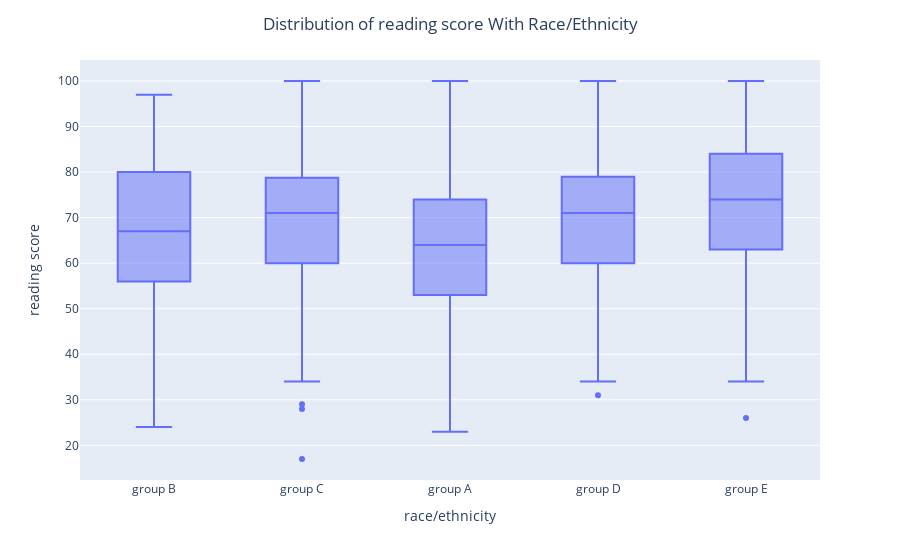

Write notebook code for a chart like this one.
### Code cell
fig = express.box(df, x='race/ethnicity', y='reading score',labels=dict(
            Total="Passenger Class", Day_Avg="Age"))
fig.update_layout(title_text='Distribution of reading score With Race/Ethnicity',title_x=0.5)
fig.show()

### Figure 1 — Plotly figure (JSON) as saved in the notebook; plotly's stock layout.template omitted (floating-point values rounded to 4 significant figures; data arrays with more than 128 entries replaced by an {"elided": "..."} marker saying what was removed)
{"data": [{"alignmentgroup": "True", "hovertemplate": "race/ethnicity=%{x}<br>reading score=%{y}<extra></extra>", "legendgroup": "", "marker": {"color": "#636efa"}, "name": "", "notched": false, "offsetgroup": "", "orientation": "v", "showlegend": false, "type": "box", "x": {"elided": "1000 str values"}, "x0": " ", "xaxis": "x", "y": {"elided": "1000 int values"}, "y0": " ", "yaxis": "y"}], "layout": {"boxmode": "group", "legend": {"tracegroupgap": 0}, "margin": {"t": 60}, "title": {"text": "Distribution of reading score With Race/Ethnicity", "x": 0.5}, "xaxis": {"anchor": "y", "domain": [0, 1], "title": {"text": "race/ethnicity"}}, "yaxis": {"anchor": "x", "domain": [0, 1], "title": {"text": "reading score"}}}}
